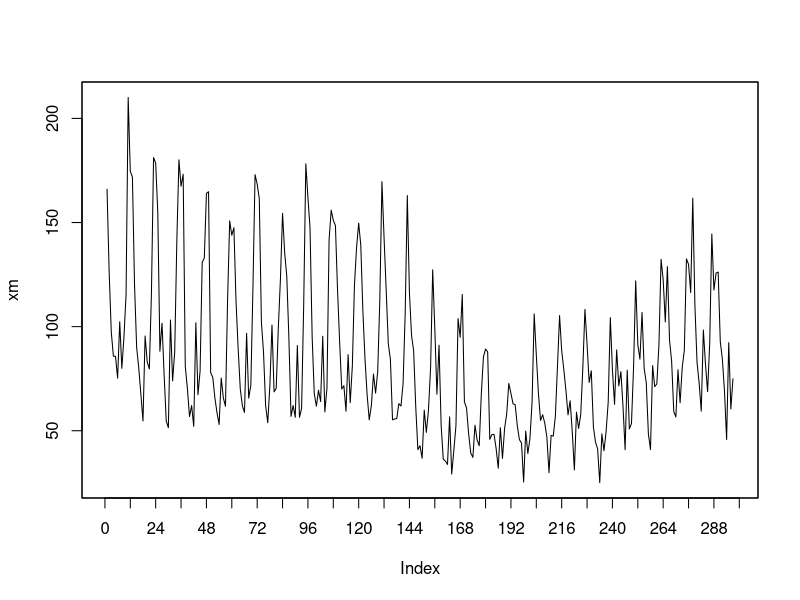
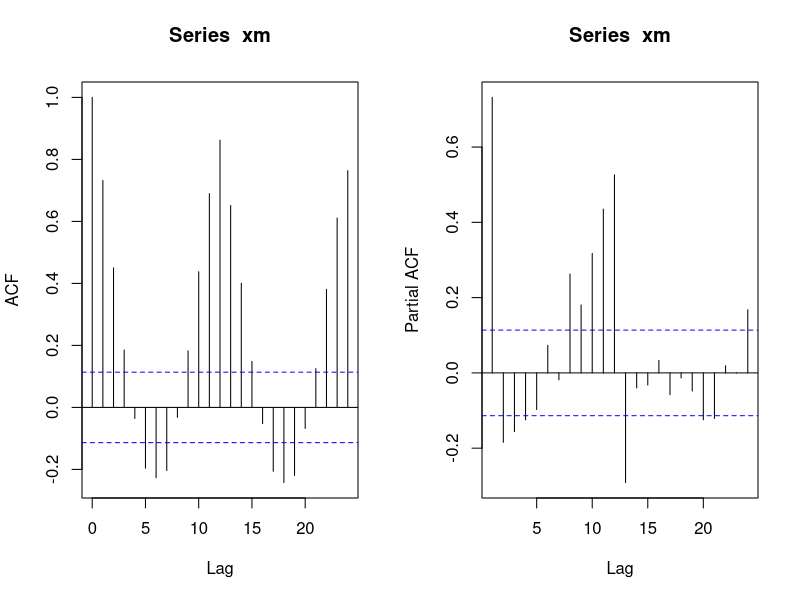
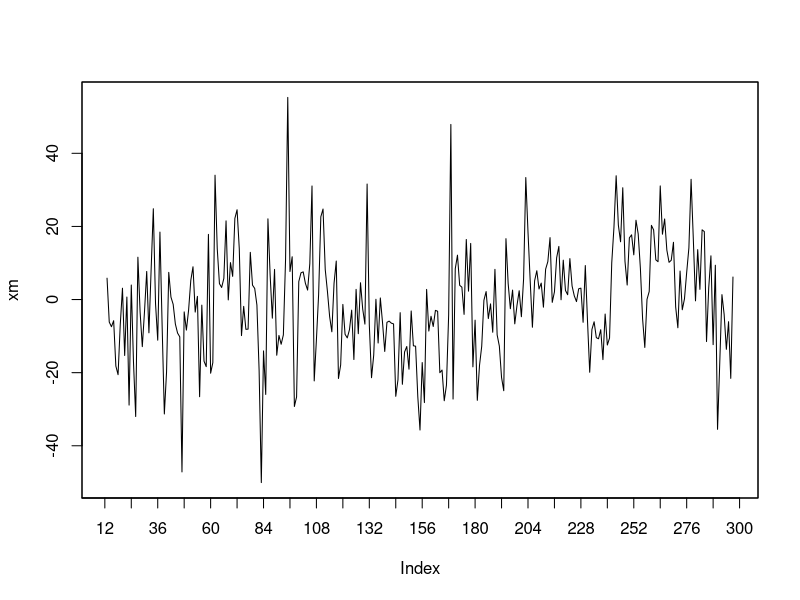
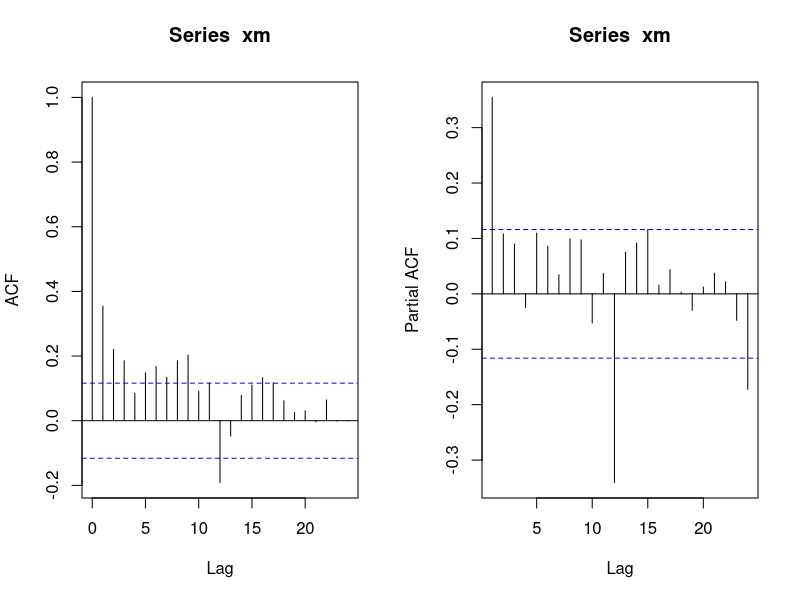
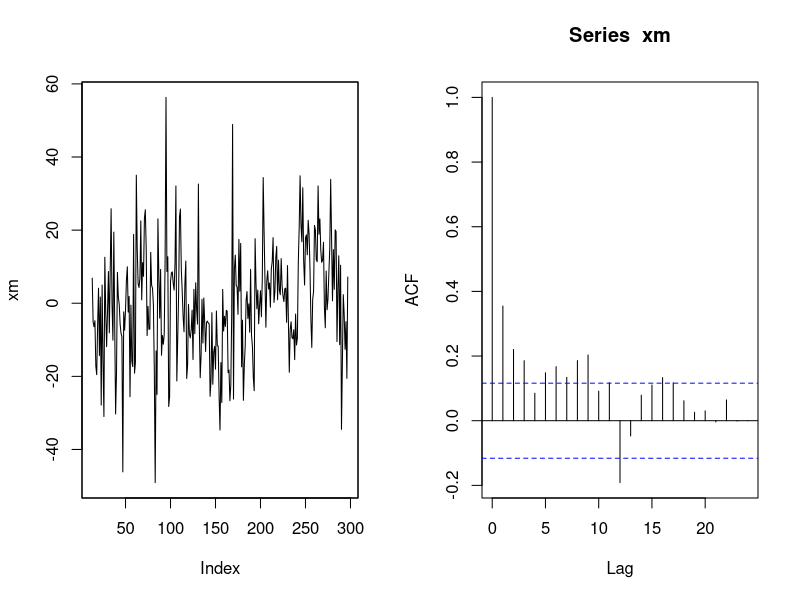
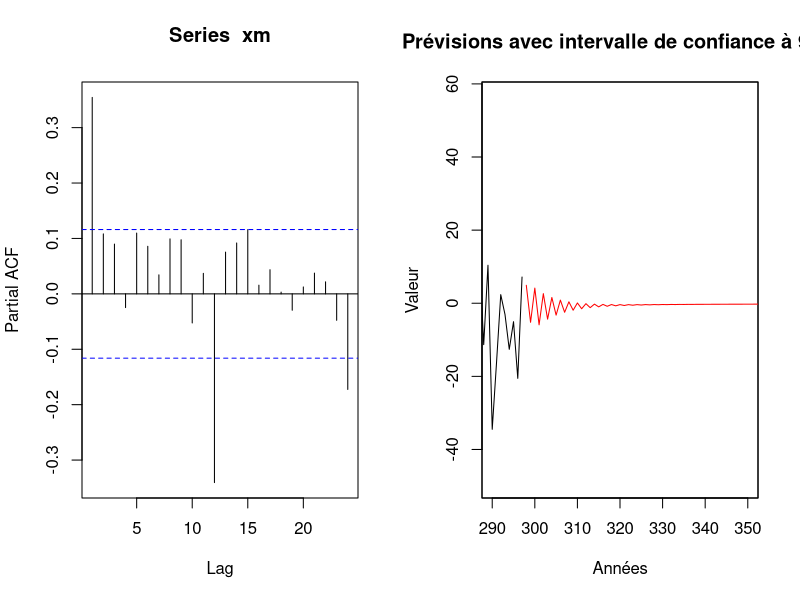

R code for these plots, in order: (Note: this script raises an error after producing the figures.)
require(zoo)
require(tseries)
library(dplyr)

#base de données
data <- read.csv('valeurs_mensuelles_pesticides.csv', sep=";")
data <- data[2]

data <- as.data.frame(data[-(1:3),])#on enlève les premières lignes qui ne sont pas des données
indice <- as.data.frame(as.numeric(unlist(data)))

xm.source <- zoo(indice[[1]]) #convertit le premier element de data en serie temporelle de type "zoo"
T <- length(xm.source)
test <- tail(xm.source, n=112) #pour comparer nos prévisions avec les vraies données
xm <- xm.source[1:(T-100)] #pour le modèle

plot(xm, xaxt="n") #plot des données
axis(side=1,at=seq(0,300,12)) #pour mettre l'axe x

#xm <- xm - mean(xm) #pour enlever la moyenne
par(mfrow=c(1,2))
acf(xm)
pacf(xm) #saisonnalité apparente : saisonnalité de 12 donc annuelle
dev.off()

#on enlève la saisonnalité apparente
xm <- diff(xm, lag = 12)
plot(xm, xaxt="n")
axis(side=1,at=seq(0,300,12))
par(mfrow=c(1,2))
acf(xm)
pacf(xm) #la saisonnalité a bien disparu sauf sur la pacf

pp.test(xm) #test de philippe perron, on rejette à 1% l'hypothèse que la série n'est pas stationnaire

#au niveau acf : on voit qu'on rentre environ dans l'itv de confiance pour l'acf au lag 5 environ (donc on prend q = 4)
#au niveau pacf : on rentre complètement à p = 2 mais on ressort à p = 12
#dans les deux cas on ressort à p=12 même après différenciation ... 

#deuxième saisonnalité?
#xm_bis <- diff(xm, lag = 12)
#plot(xm_bis)
#par(mfrow=c(1,2))
#acf(xm_bis)
#pacf(xm_bis)

#on retire la moyenne de xm
xm <- xm - mean(xm)
plot(xm)
acf(xm)
pacf(xm)

arima_1 <- arima(xm, c(2,0,5))
arima_1

Box.test(arima_1$residuals, lag=6, type="Ljung-Box", fitdf=5)

Qtests <- function(series, k, fitdf=0) {
  pvals <- apply(matrix(1:k), 1, FUN=function(l) {
    pval <- if (l<=fitdf) NA else Box.test(series, lag=l, type="Ljung-Box", fitdf=fitdf)$p.value
    return(c("lag"=l,"pval"=pval))
  })
  return(t(pvals))
}
Qtests(arima_1$residuals, 24, 5) #tests de LB pour les ordres 1 a 24
round(Qtests(arima_1$residuals,24,fitdf=5),3)

signif <- function(estim){ #fonction de test des significations individuelles des coefficients
  coef <- estim$coef
  se <- sqrt(diag(estim$var.coef))
  t <- coef/se
  pval <- (1-pnorm(abs(t)))*2
  return(rbind(coef,se,pval))
}

signif(arima_1)

#prévision
library(forecast)
f <- forecast(arima_1,h=100)
plot(xm, xlim=c(290, 350), ylim=c(min(xm), max(xm, f$upper)), xlab="Années", ylab="Valeur", main="Prévisions avec intervalle de confiance à 95%")
lines(f$mean, col="red")
lines(f$upper, col="blue", lty=2)
lines(f$lower, col="blue", lty=2)
points(xm, col="green")
legend("topright", legend=c("Données réelles", "Prévisions", "Intervalles de confiance"), col=c("green", "red", "blue"), lty=c(1, 1, 2), cex=0.8)

#on fait les mêmes opérations à notre série test de comparaison
test <- test - mean(xm)
test <- diff(test, lag=12)

#pb on ne voit pas les itvl et la prediction est naze
plot(xm, xlim=c(250,350))
lines(test, col = 'blue')
lines(f$mean, col='red')
